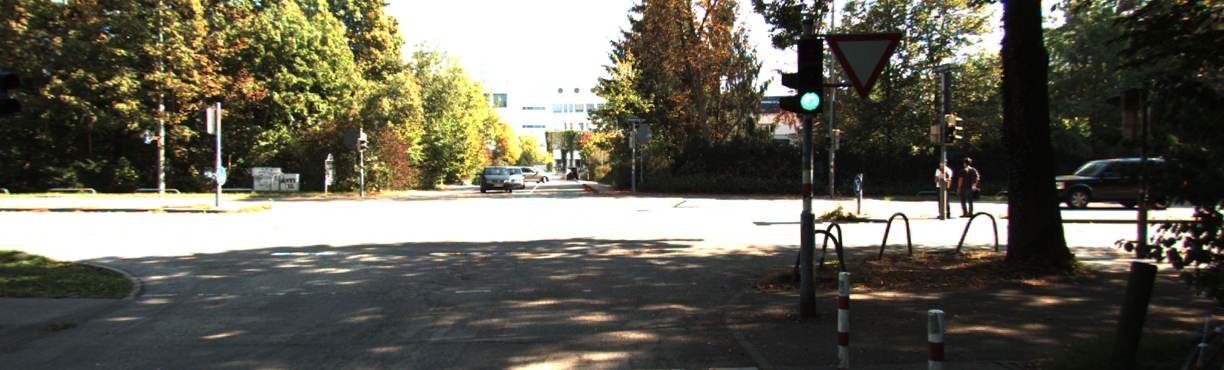
#> input picture adaptive_hist_data-20220320T151318Z-001/adaptive_hist_data/0000000000.png, 1224 x 370 px
$ python hist_eq.py
#> lines starting #> are read from the running program, lines starting #| are printed output that depends on the picture; long printed decimals are rounded
#> in hsv_hist_equalize, img is the input picture: shape (370, 1224, 3); mean B, G, R 83.7, 96.9, 98.8
#> in hsv_hist_equalize, `hsv_img = cv2.cvtColor(img, cv2.COLOR_BGR2HSV)`: hsv_img: shape (370, 1224, 3); mean H, S, V 44.8, 71.3, 104.9
#> in hsv_hist_equalize, `v = hsv_img[:,:,2]`:
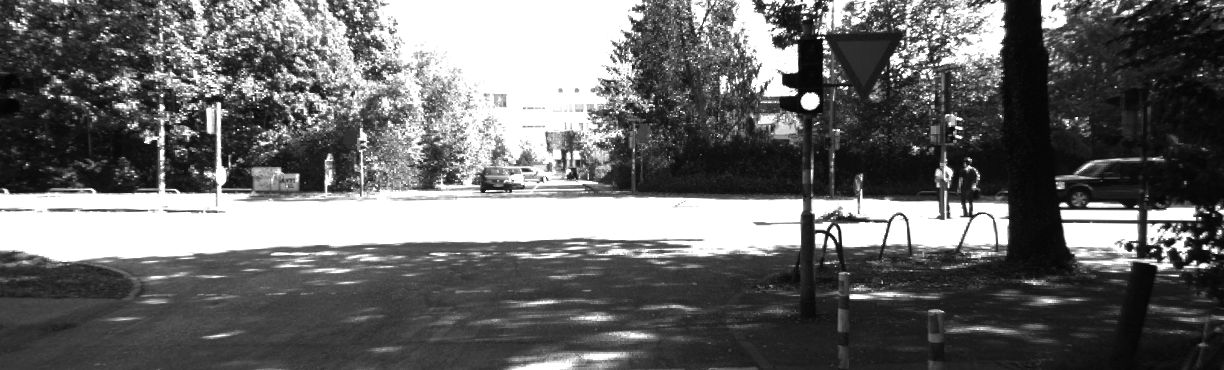
#> v: shape (370, 1224); min 3, max 255, mean 104.9
#| Standard Deviation of the original scene for 0th frame: 88.699
#> in hsv_hist_equalize, `unique_vals, counts = np.unique(v, return_counts=True)`: unique_vals = 253 values from 3 to 255; counts = 253 values, max 84250 at index 252, min 4 at index 0, mean 1790
import glob
import os
import numpy as np
import cv2
import plotly.graph_objects as go

def hist_equalize(v):
    unique_vals, counts = np.unique(v, return_counts=True)
#> unique_vals = 253 values from 3 to 255
    counts = counts/np.sum(counts)
#> counts = 253 values, max 0.186 at index 252, min 8.83e-06 at index 0, mean 0.00395
    vals_counts = dict(zip(unique_vals, counts))
#> vals_counts = 253 items

    cdf = {}
    for i in range(256):
        if i in vals_counts:
            if i==0:
                cdf[i] = vals_counts[i]
                continue
            cdf[i] = cdf[i-1] + vals_counts[i]
        else:
            if i==0:
                cdf[i] = 0
                continue
            cdf[i] = cdf[i-1]
#> after the loop, cdf = 256 items
    cdf_x = np.array([i for i in cdf.keys()])
#> cdf_x = 256 values from 0 to 255
    cdf_y = np.array([i for i in cdf.values()])
#> cdf_y = 256 values from 0 to 1

    histEq_x = cdf_x
#> histEq_x = 256 values from 0 to 255
    histEq_y = (cdf_x*cdf_y)
#> histEq_y = 256 values from 0 to 255
    histEq_y = np.around(histEq_y, 0).astype(int)
    mapping = dict(zip(histEq_x, histEq_y))
#> mapping = 256 items
    return mapping

def hsv_hist_equalize(img_path='adaptive_hist_data-20220320T151318Z-001/adaptive_hist_data/0000000000.png', flag=0):
    img = cv2.imread(img_path)
    cv2.imshow('original_img', img)
    hsv_img = cv2.cvtColor(img, cv2.COLOR_BGR2HSV)
    v = hsv_img[:,:,2]
    if flag==0:
        print('Standard Deviation of the original scene for 0th frame:', np.std(v))
        unique_vals, counts = np.unique(v, return_counts=True)
        fig = go.Figure()
        fig.add_trace(go.Scatter(x=unique_vals, y=counts))
        fig.update_layout(title='original_distn', title_x=0.5, xaxis_title='pixel value', yaxis_title='counts', font=dict(size=28))
        fig.show()

    mapping = hist_equalize(v)
#> mapping = 256 items

    for row in range(hsv_img.shape[0]):
        for col in range(hsv_img.shape[1]):
            hsv_img[row, col, 2] = mapping[hsv_img[row, col, 2]]
#> hsv_img: shape (370, 1224, 3); mean H, S, V 44.8, 71.3, 80.8
    bgr_img = cv2.cvtColor(hsv_img, cv2.COLOR_HSV2BGR)
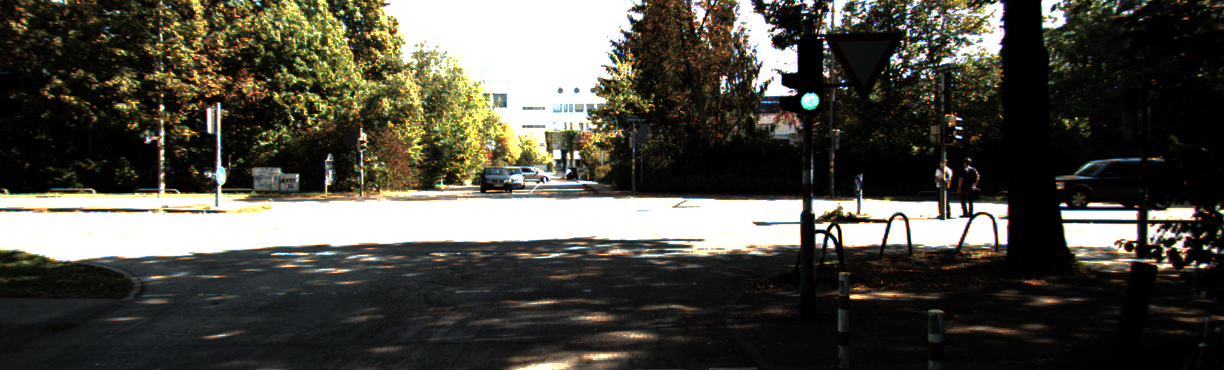
#> bgr_img: shape (370, 1224, 3); mean B, G, R 66.1, 75.1, 76.9

    if flag==0:
        cv2.imwrite('hsv_equalization.jpg', bgr_img)
        print('Standard Deviation of the HSV equalized scene for 0th frame:', np.std(hsv_img[:,:,2]))
#| Standard Deviation of the HSV equalized scene for 0th frame: 94.323
        unique_vals, counts = np.unique(hsv_img[:,:,2], return_counts=True)
#> unique_vals = 208 values from 0 to 255; counts = 208 values, max 84250 at index 207, min 325 at index 183, mean 2177.3
        fig = go.Figure()
        fig.add_trace(go.Scatter(x=unique_vals, y=counts))
        fig.update_layout(title='hist_equalization', title_x=0.5, xaxis_title='pixel value', yaxis_title='counts', font=dict(size=28))
        fig.show()
    else:
        if not os.path.exists(os.path.join('.','results','hist_eq')):
            os.makedirs(os.path.join('.','results','hist_eq'))
        cv2.imwrite(os.path.join('.','results','hist_eq',img_path.split('/')[-1]), bgr_img)


def rgb_hist_equalize():
    img = cv2.imread('adaptive_hist_data-20220320T151318Z-001/adaptive_hist_data/0000000000.png')
    b = img[:,:,0]
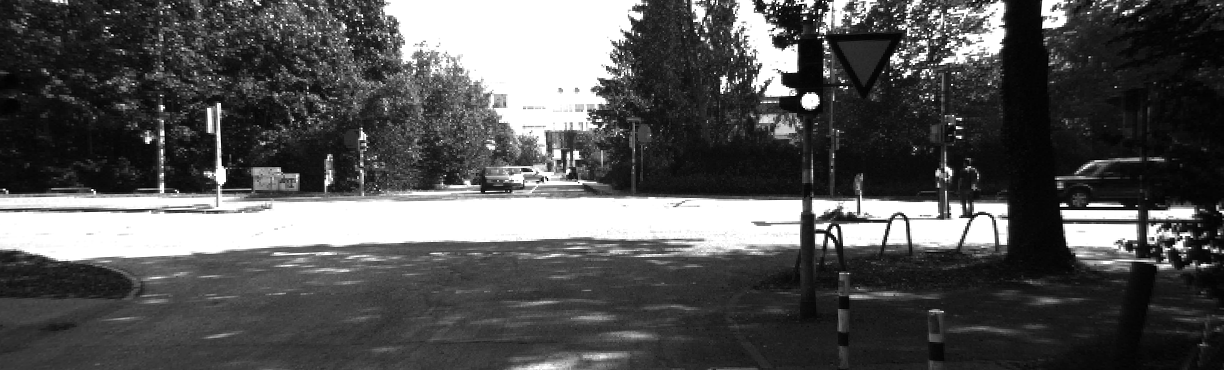
#> b: shape (370, 1224); min 0, max 255, mean 83.7
    g = img[:,:,1]
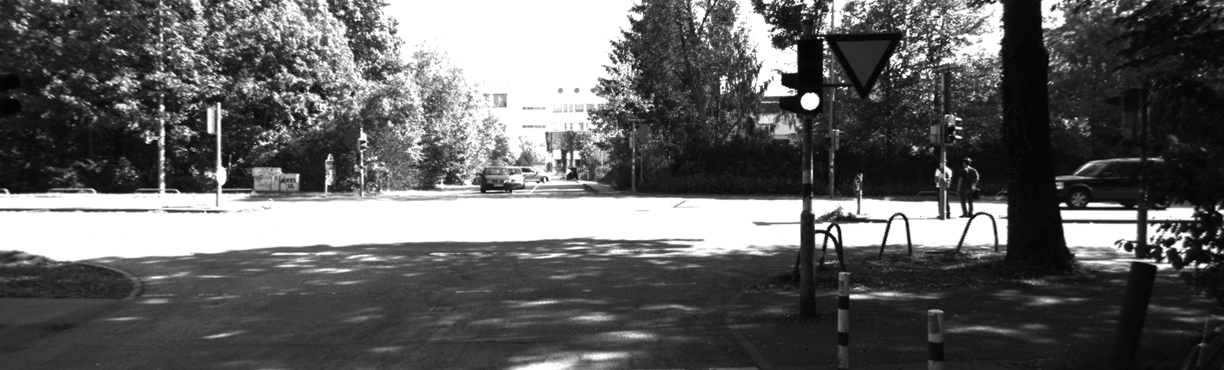
#> g: shape (370, 1224); min 0, max 255, mean 96.9
    r = img[:,:,2]
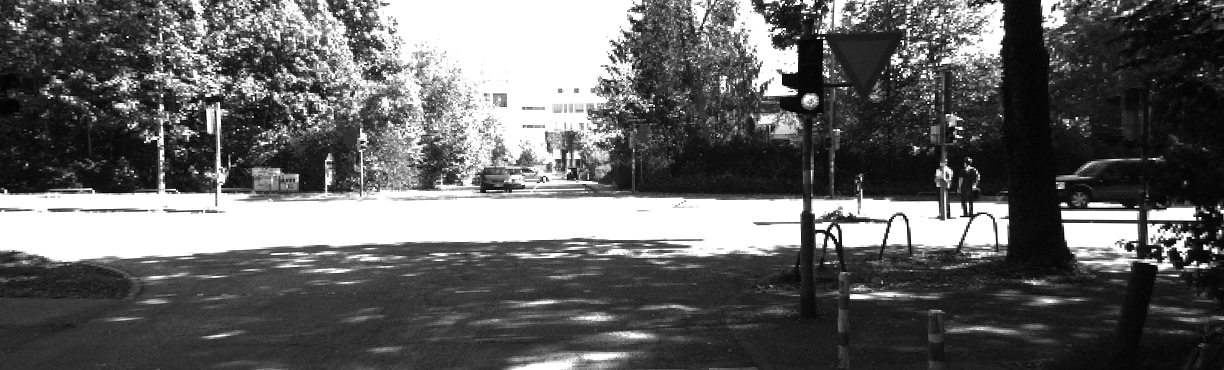
#> r: shape (370, 1224); min 0, max 255, mean 98.8
    mapping_b = hist_equalize(b)
#> mapping_b = 256 items
    mapping_g = hist_equalize(g)
#> mapping_g = 256 items
    mapping_r = hist_equalize(r)
#> mapping_r = 256 items
    for row in range(img.shape[0]):
        for col in range(img.shape[1]):
            img[row, col, 0] = mapping_b[img[row, col, 0]]
            img[row, col, 1] = mapping_g[img[row, col, 1]]
            img[row, col, 2] = mapping_r[img[row, col, 2]]
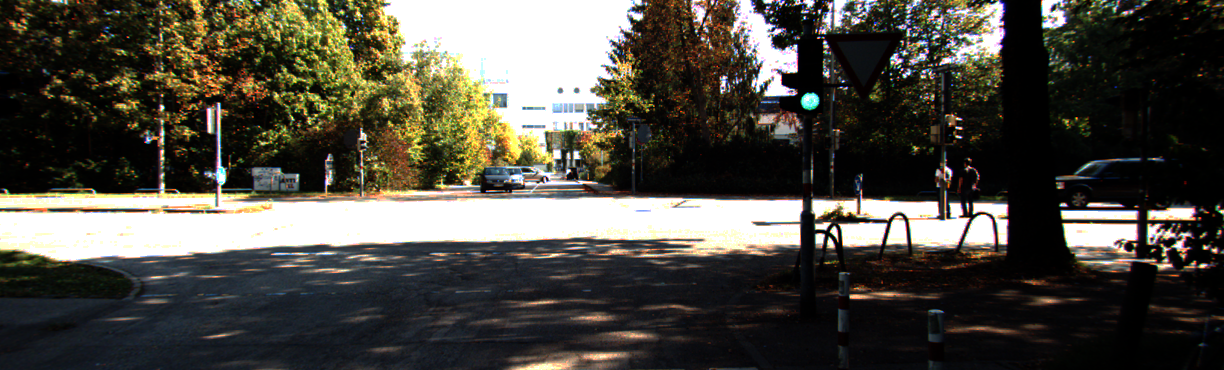
#> img: shape (370, 1224, 3); mean B, G, R 66, 74.4, 77
    #cv2.imshow('bgr_equalization', img)
    cv2.imwrite('bgr_equalization.jpg', img)
    hsv_img_rgb_eq = cv2.cvtColor(img, cv2.COLOR_BGR2HSV)
#> hsv_img_rgb_eq: shape (370, 1224, 3); mean H, S, V 53.4, 99.5, 83.6
    v_rgb_eq = hsv_img_rgb_eq[:,:,2]
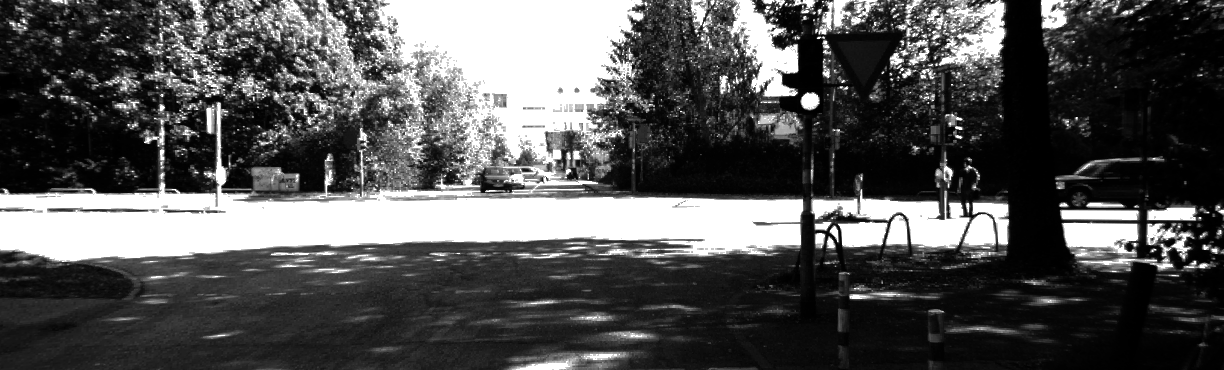
#> v_rgb_eq: shape (370, 1224); min 0, max 255, mean 83.6
    print('Standard Deviation of the RGB equalized scene for 0th frame:', np.std(v_rgb_eq))
#| Standard Deviation of the RGB equalized scene for 0th frame: 93.683
    unique_vals, counts = np.unique(v_rgb_eq, return_counts=True)
#> unique_vals = 219 values from 0 to 255; counts = 219 values, max 84250 at index 218, min 55 at index 216, mean 2067.9
    fig = go.Figure()
    fig.add_trace(go.Scatter(x=unique_vals, y=counts))
    fig.update_layout(title='rgb_equalization', title_x=0.5, xaxis_title='pixel value', yaxis_title='counts', font=dict(size=28))
    fig.show()
    #cv2.waitKey(0)

def hist_equalize_all():
    imgs = glob.glob('adaptive_hist_data-20220320T151318Z-001/adaptive_hist_data/*.png')
    for img in imgs:
        hsv_hist_equalize(img, 1)
#> pass 2 of the loop in hist_equalize_all, `for img in imgs:`:
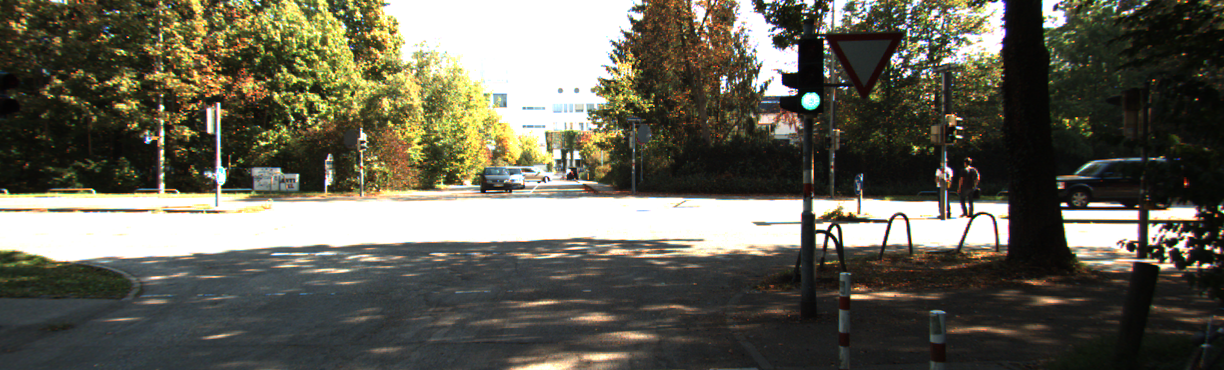
#> input picture adaptive_hist_data-20220320T151318Z-001/adaptive_hist_data/0000000001.png, 1224 x 370 px
#> in hsv_hist_equalize, img is the input picture: shape (370, 1224, 3); mean B, G, R 83.8, 97, 98.9
#> in hsv_hist_equalize (call 3), `v = hsv_img[:,:,2]`:
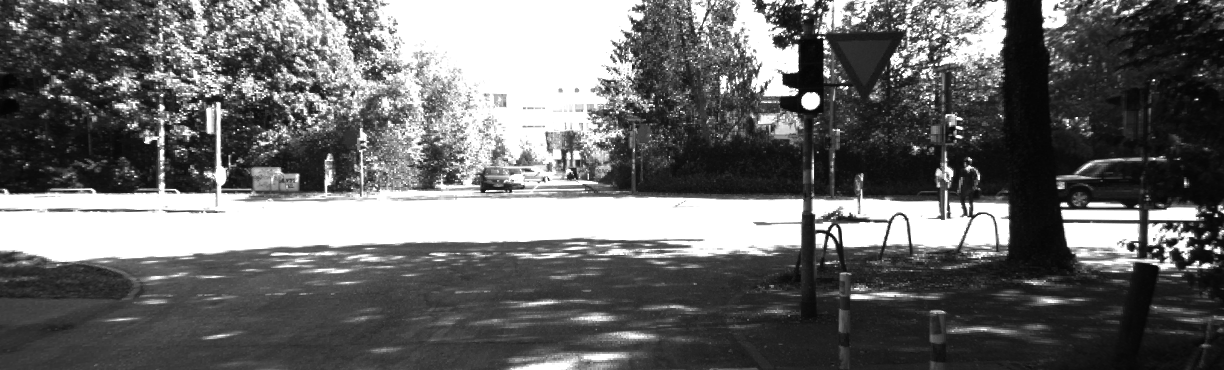
#> v: shape (370, 1224); min 4, max 255, mean 105
#> in hsv_hist_equalize (call 3), `bgr_img = cv2.cvtColor(hsv_img, cv2.COLOR_HSV2BGR)`:
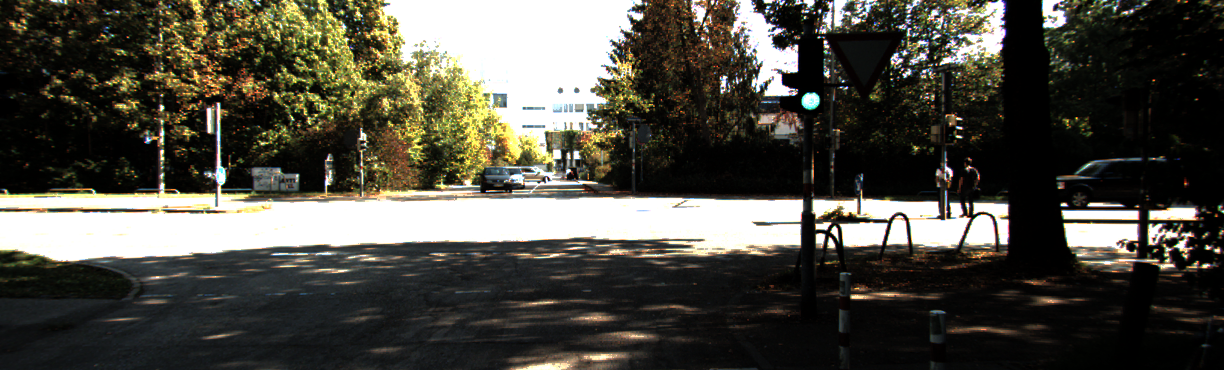
#> bgr_img: shape (370, 1224, 3); mean B, G, R 66.2, 75.2, 77
#> pass 3 of the loop in hist_equalize_all, `for img in imgs:`:
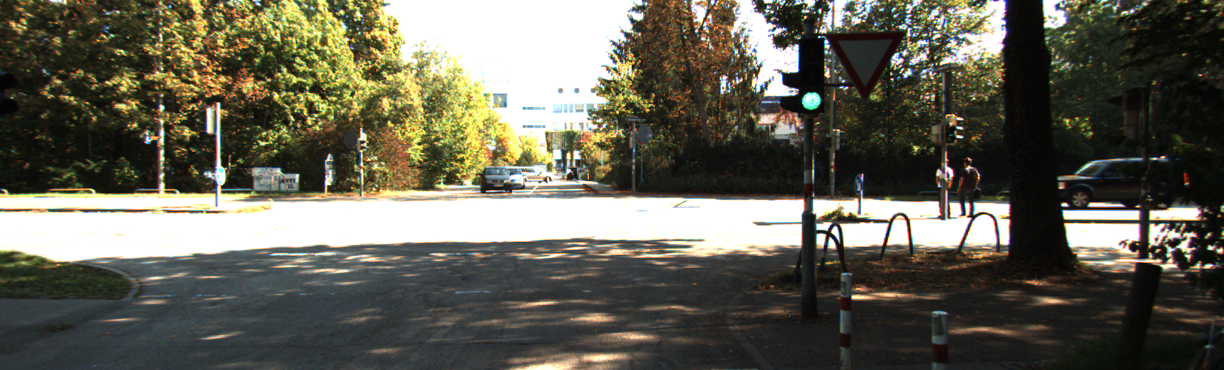
#> input picture adaptive_hist_data-20220320T151318Z-001/adaptive_hist_data/0000000002.png, 1224 x 370 px
#> in hsv_hist_equalize, img is the input picture: shape (370, 1224, 3); mean B, G, R 83.8, 97, 98.9
#> in hsv_hist_equalize (call 4), `v = hsv_img[:,:,2]`:
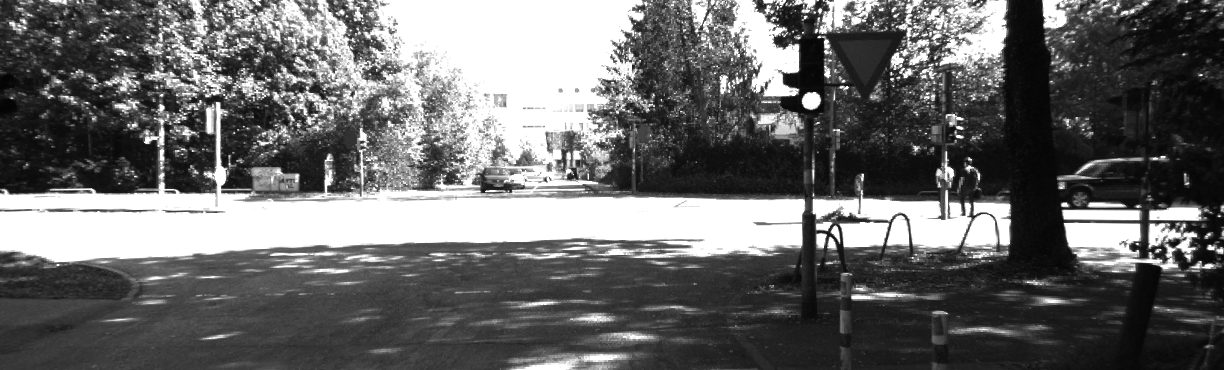
#> v: shape (370, 1224); min 3, max 255, mean 105
#> in hsv_hist_equalize (call 4), `bgr_img = cv2.cvtColor(hsv_img, cv2.COLOR_HSV2BGR)`:
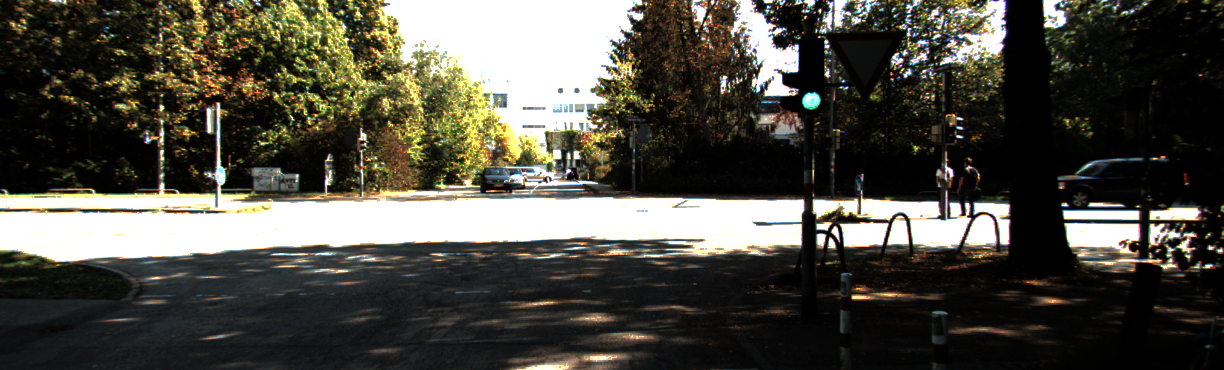
#> bgr_img: shape (370, 1224, 3); mean B, G, R 66.2, 75.2, 77

if __name__ == '__main__':
    hsv_hist_equalize()
    rgb_hist_equalize()
    hist_equalize_all()
    print('\nrgb vs hsv equalized outputs for 1st frame are written to current directory!')
    print('Intensities of original, rgb & hsv equalized scenes for 1st frame are displayed in browser!')
    print('Results for the entire datset are written to `./results/hist_eq`!')
